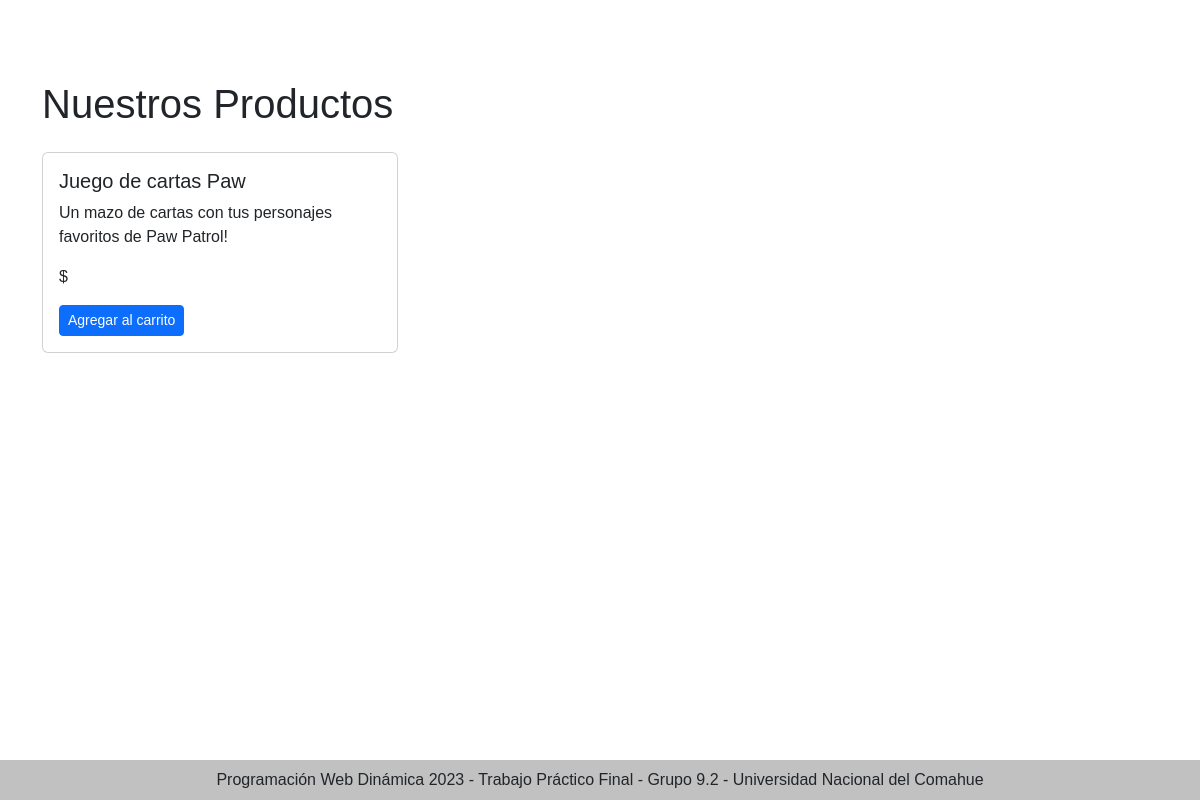
The app's page /Vista/public/productos.php (signed in) with its own data.
### tables this page shows
CREATE TABLE `producto` (
  `idproducto` bigint(20) NOT NULL,
  `pronombre` varchar(20) NOT NULL,
  `prodetalle` varchar(512) NOT NULL,
  `procantstock` int(11) NOT NULL,
  `proimporte` int(11) NOT NULL
);

### util/funciones.php (called while the page is built, shortened)
<?php
spl_autoload_register(function($class_name) {
    $directorys = array(
        $GLOBALS['ROOT'].'Modelo/',
        $GLOBALS['ROOT'].'Modelo/conector/',
        $GLOBALS['ROOT'].'Control/',
        $GLOBALS['ROOT'].'util/',
        $GLOBALS['ROOT'].'Test/',
    );
}
);
?>

### Modelo/Producto.php (called while the page is built, shortened)
<?php
class Producto {
    private $pronombre;
    private $prodetalle;
    public function __construct(){
        $this->pronombre="";
        $this->prodetalle="";
    }
    public function getPronombre(){
        return $this->pronombre;
    }
    public function getProdetalle(){
        return $this->prodetalle;
    }
    public function setPronombre($valor){
        $this->pronombre = $valor;
    }
    public function setProdetalle($valor){
        $this->prodetalle = $valor;
    }
    public static function listar($parametro=""){
        $arreglo = array();
        $base=new BaseDatos();
        $sql="SELECT * FROM producto ";
        if ($parametro!="") {
            $sql.='WHERE '.$parametro;
        }
        $res = $base->Ejecutar($sql);
        if($res>-1){
            if($res>0){
                while ($row = $base->Registro()){
                    $obj = new Producto();
                    $obj->setear($row['idproducto'], $row['pronombre'], $row['prodetalle'], $row['procantstock'],null,$row['proimporte']);
                    array_push($arreglo, $obj);
                }
            }
        } else {
        }
        return $arreglo;
    }
}

### Modelo/conector/BaseDatos.php (called while the page is built, shortened)
<?php
class BaseDatos extends PDO {
  	private $indice;
  	private $resultado;
    public function __construct(){
        $this->indice =0;
    }
    public function setSQL($e){
        return "\n".$this->sql = $e;
    }
    public function Ejecutar($sql){
        if ( stristr($sql,"select")){
            $resp =  $this->EjecutarSelect($sql);
        }
        return $resp;
   }
   private function EjecutarSelect($sql){
       $cant = -1;
       $resultado=parent::query($sql);
       if(!$resultado){
           $this->analizarDebug();
       }else {
          $arregloResult = $resultado->fetchAll();
          $cant = count($arregloResult);
       }
       return $cant;
   }
   public function Registro() {
       $filaActual = false;
       $indiceActual = $this->getIndice();
       if ($indiceActual>=0) {
           $filas = $this->getResultado();
           if($indiceActual<count($filas)){
               $filaActual =  $filas[$indiceActual];
           }else {
               $this->setIndice(-1);
           }
       }
       return $filaActual;
   }
   private function setIndice ($valor){
       $this->indice = $valor;
   }
   private function getIndice (){
       return $this->indice;
   }
   private function setResultado($valor){
       $this->resultado = $valor;
   }
   private function getResultado(){
      return $this->resultado;
   }
}

### Control/AbmProducto.php (called while the page is built, shortened)
<?php
class AbmProducto {
    public function buscar($param){
        $where = " true ";
        $arreglo = Producto::listar($where);
        return $arreglo;
    }
}
?>

### Vista/public/productos.php (the view, shortened to what this page needs)
<?php
include_once("../Estructura/head.php");
$productos = new AbmProducto();
$listaProductos = $productos->buscar(null);
if (count($listaProductos) > 0) {
?>
<div class="container mt-4" >
<h1 class="mb-4" style="margin-top:5%;">Nuestros Productos</h1>
        <div class="row">
            <?php
            foreach ($listaProductos as $producto) {
                ?>
                <div class="col-md-4 mb-4">
                    <div class="card">
                        <div class="card-body">
                            <h5 class="card-title"><?php echo $producto->getPronombre(); ?></h5>
                            <p class="card-text"><?php echo $producto->getProdetalle(); ?></p>
                            <p class="card-text">$<?php  ?></p>
                            <button class="btn btn-primary btn-sm">Agregar al carrito</button>
                        </div>
                    </div>
                </div>
                <?php
            }
            ?>
        </div>
    </div>
<?php
 }
include_once("../estructura/footer.php");
?>

### Vista/css/estilos.css (style rules this page uses)
html { height: 100%; }
body { display: flex; flex-direction: column; min-height: 100%; margin: 0; padding: 0; font-family: sans-serif; scrollbar-width: none; }

### records on screen
producto: pronombre "Juego de cartas Paw", prodetalle "Un mazo de cartas con tus personajes favoritos de Paw Patrol!"
